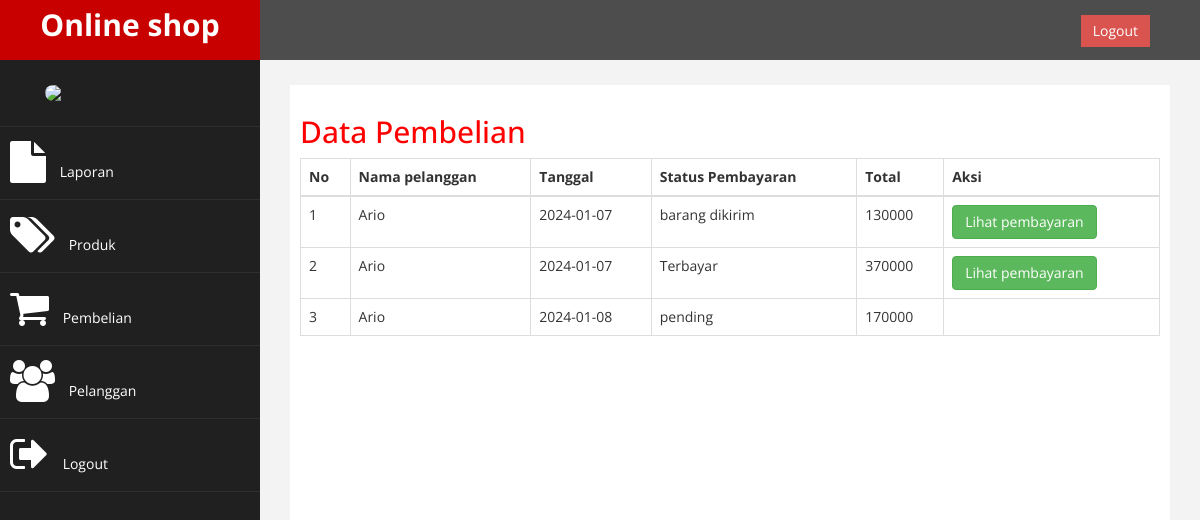
The app's page /Admin/index.php?halaman=pembelian (signed in) with its own data.
### tables this page shows
CREATE TABLE `pembelian` (
  `id_pembelian` int(11) NOT NULL,
  `id_pelanggan` int(11) NOT NULL,
  `id_ongkir` int(11) NOT NULL,
  `tanggal_pembelian` date NOT NULL,
  `total_pembelian` int(25) NOT NULL,
  `nama_kota` varchar(100) NOT NULL,
  `tarif` int(11) NOT NULL,
  `alamat_pengiriman` text NOT NULL,
  `status_pembelian` varchar(255) NOT NULL DEFAULT 'pending',
  `resi_pengiriman` varchar(50) NOT NULL
);

CREATE TABLE `pelanggan` (
  `id_pelanggan` int(11) NOT NULL,
  `email_pelanggan` varchar(100) NOT NULL,
  `password_pelanggan` varchar(100) NOT NULL,
  `nama_pelanggan` varchar(100) NOT NULL,
  `telepon_pelanggan` varchar(25) NOT NULL,
  `alamat` text NOT NULL
);

### Admin/pembelian.php (the view)
<h2>Data Pembelian</h2>
<table class="table table-bordered">
    <thead>
        <tr>
            <th>No </th>
            <th>Nama pelanggan</th>
            <th>Tanggal</th>
            <th>Status Pembayaran</th>
            <th>Total</th>
            <th>Aksi</th>
        </tr>
    </thead>
    <tbody>
        <?php $nomor = 1; ?>
        <?php $ambil = $conn->query("SELECT * FROM pembelian JOIN pelanggan ON pembelian.id_pelanggan = pelanggan.id_pelanggan"); ?>
        <?php while($tampil = $ambil->fetch_assoc()){ ?>
        <tr>
            <td><?php echo $nomor; ?></td>
            <td><?php echo $tampil['nama_pelanggan']; ?></td>
            <td><?php echo $tampil['tanggal_pembelian']; ?></td>
            <td><?php echo $tampil['status_pembelian']; ?></td>
            <td><?php echo $tampil['total_pembelian']; ?></td>
            <td>
                <?php if($tampil ['status_pembelian'] !== "pending"): ?>
                <a href="index.php?halaman=pembayaran&id=<?php echo $tampil['id_pembelian']; ?>" class="btn btn-success">Lihat pembayaran</a>
                <?php endif; ?>
            </td>
        </tr>
        <?php $nomor++; ?>
        <?php } ?>
    </tbody>
</table>

### Admin/assets/css/custom.css (style rules this page uses)
body { font-family: 'Open Sans', sans-serif; }
h2 { color: #f00; }

### records on screen
pembelian: id_pelanggan.nama_pelanggan "Ario", tanggal_pembelian "2024-01-07", status_pembelian "barang dikirim", total_pembelian "130000"
pembelian: id_pelanggan.nama_pelanggan "Ario", tanggal_pembelian "2024-01-07", status_pembelian "Terbayar", total_pembelian "370000"
pembelian: id_pelanggan.nama_pelanggan "Ario", tanggal_pembelian "2024-01-08", status_pembelian "pending", total_pembelian "170000"
